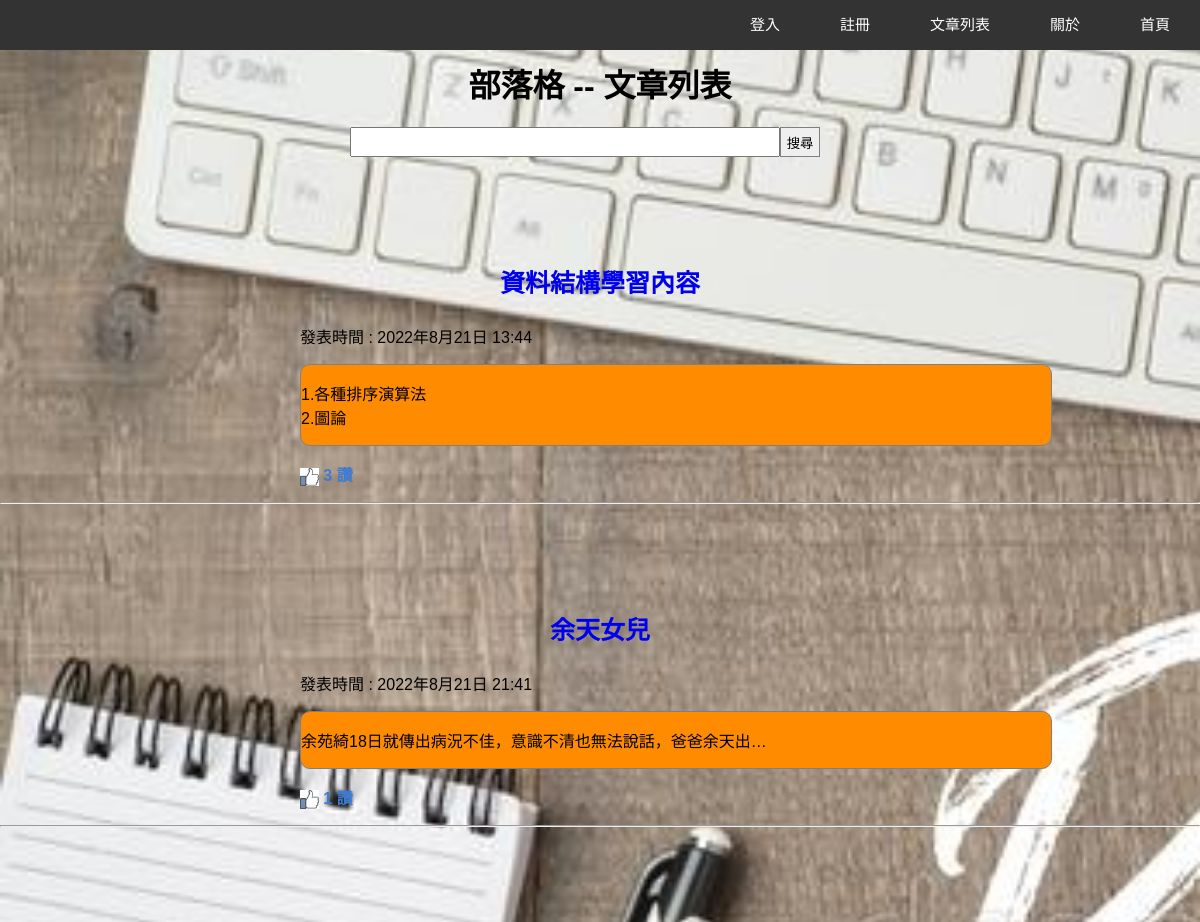
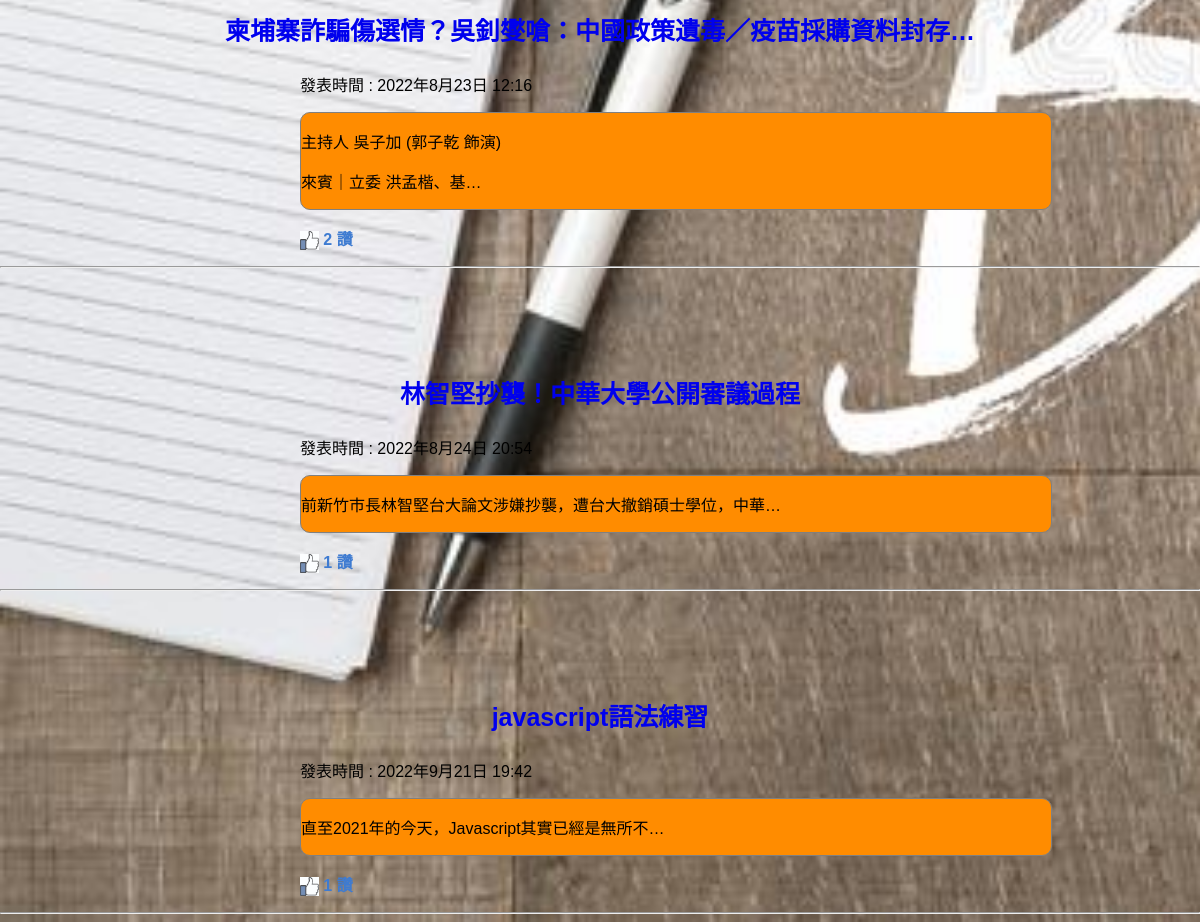
The app's page /article/ with its own data (2 pictures, top to bottom).
### article/models.py (models this page shows)
class Article(models.Model):
    title = models.CharField(max_length=128, unique=True)
    content = models.TextField()
    pubDateTime = models.DateTimeField(auto_now_add=True)
    likes = models.ManyToManyField(User)
    class Meta:
        db_table = 'Articles'
    def __str__(self):
        return self.title

### article/views.py (the view)
# urls.py: path('article/', views.article, name="article"),
def article(request):
    articles = {article:Comment.objects.filter(article=article) for article in Article.objects.all()}
    context = {'articles':articles}
    print(context)
    return render(request, 'article/article.html', context)

### article/models.py (called while the page is built)
    def __str__(self):
        return self.article.title + '-' + str(self.id)

### templates/article/article.html (shortened to what this page needs)
{% extends "base.html" %}
{% load static %}
{% block heading %}文章列表{% endblock %}
{% block content %}
{% include 'article/searchForm.html' %}
<link rel="stylesheet" href="{% static 'css/article.css' %}">
<link rel="stylesheet" href="{% static 'css/search.css' %}">
        <div class="container">
            {% for article, comments in articles.items %}
            <div class="article">
                <h2 class="title">
                    <a href="{% url 'articleRead' article.id %}">{{ article.title|linebreaks|truncatechars_html:30 }}</a>
                </h2>
                <div class="publishTime">
                    <p>發表時間 : {{ article.pubDateTime }}</p>
                </div>
                <div class="articleContent">
                    {{ article.content|linebreaks|truncatechars_html:30 }}
                </div>
                <p class="like">
                    <img id="like" src="{% static 'img/like.png' %}" alt="Like"> {{ article.likes.count }} 讚
                </p>
                <hr>
            </div>
            {% endfor %}
        </div>
{% endblock %}

### static/css/main.css (style rules this page uses)
body { margin: 0; background: url('/static/img/background.jpg'); background-size: cover; font-family: Arial, Helvetica, sans-serif; }
div.container { margin-left: auto; margin-right: auto; margin-top: 5px; }
h1, h2 { text-align: center; padding-top: 5%; }

### static/css/about.css (style rules this page uses)
.title { text-align: center; font-size: 25px; }

### static/css/article.css (style rules this page uses)
.title a { text-decoration: none; }
.publishTime { margin-left: 25%; }
.articleContent { background-color: darkorange; border: thin solid gray; border-radius: 10px; width: 750px; margin-left: 25%; }
.like { font-weight: bold; color: #3e7bd1; margin-left: 25%; }
img#like { vertical-align: middle; width: 0.5cm; height: 0.5cm; }

### records on screen
Article: title "資料結構學習內容", pubDateTime "2022年8月21日 13:44", content "1.各種排序演算法 2.圖論", likes.count "3"
Article: title "余天女兒", pubDateTime "2022年8月21日 21:41", content "余苑綺18日就傳出病況不佳，意識不清也無法說話，爸爸余天出…", likes.count "1"
Article: title "柬埔寨詐騙傷選情？吳釗燮嗆：中國政策遺毒／疫苗採購資料封存…", pubDateTime "2022年8月23日 12:16", content "主持人 吳子加 (郭子乾 飾演) 來賓｜立委 洪孟楷、基…", likes.count "2"
Article: title "林智堅抄襲！中華大學公開審議過程", pubDateTime "2022年8月24日 20:54", content "前新竹市長林智堅台大論文涉嫌抄襲，遭台大撤銷碩士學位，中華…", likes.count "1"
Article: title "javascript語法練習", pubDateTime "2022年9月21日 19:42", content "直至2021年的今天，Javascript其實已經是無所不…", likes.count "1"
